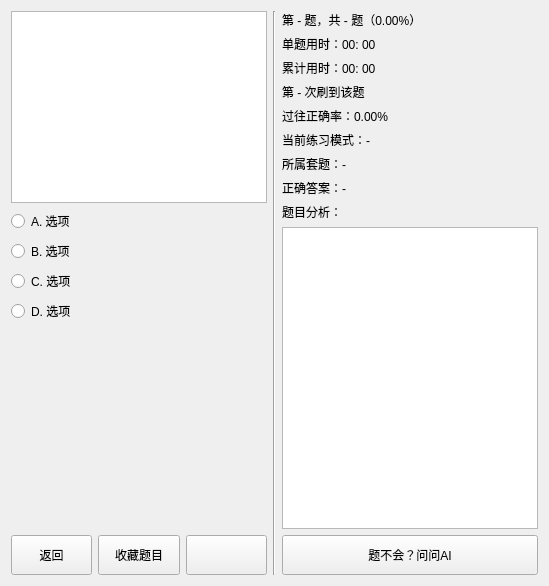
     <widget class="QWidget" name="page_5">
      <layout class="QHBoxLayout" name="horizontalLayout_35">
       <item>
        <layout class="QVBoxLayout" name="verticalLayout_13">
         <item>
          <widget class="QTextEdit" name="textEdit_9">
           <property name="readOnly">
            <bool>true</bool>
           </property>
          </widget>
         </item>
         <item>
          <widget class="QRadioButton" name="radioButton_18">
           <property name="text">
            <string>A. 选项</string>
           </property>
          </widget>
         </item>
         <item>
          <widget class="QRadioButton" name="radioButton_19">
           <property name="text">
            <string>B. 选项</string>
           </property>
          </widget>
         </item>
         <item>
          <widget class="QRadioButton" name="radioButton_20">
           <property name="text">
            <string>C. 选项</string>
           </property>
          </widget>
         </item>
         <item>
          <widget class="QRadioButton" name="radioButton_21">
           <property name="text">
            <string>D. 选项</string>
           </property>
          </widget>
         </item>
         <item>
          <widget class="QLabel" name="label_23">
           <property name="minimumSize">
            <size>
             <width>0</width>
             <height>200</height>
            </size>
           </property>
           <property name="font">
            <font>
             <pointsize>50</pointsize>
            </font>
           </property>
           <property name="text">
            <string/>
           </property>
           <property name="alignment">
            <set>Qt::AlignmentFlag::AlignCenter</set>
           </property>
          </widget>
         </item>
         <item>
          <layout class="QHBoxLayout" name="horizontalLayout_30">
           <item>
            <widget class="QPushButton" name="pushButton_18">
             <property name="minimumSize">
              <size>
               <width>0</width>
               <height>40</height>
              </size>
             </property>
             <property name="text">
              <string>返回</string>
             </property>
            </widget>
           </item>
           <item>
            <widget class="QPushButton" name="pushButton_19">
             <property name="minimumSize">
              <size>
               <width>0</width>
               <height>40</height>
              </size>
             </property>
             <property name="text">
              <string>收藏题目</string>
             </property>
            </widget>
           </item>
           <item>
            <widget class="QPushButton" name="pushButton_20">
             <property name="minimumSize">
              <size>
               <width>0</width>
               <height>40</height>
              </size>
             </property>
             <property name="text">
              <string/>
             </property>
            </widget>
           </item>
          </layout>
         </item>
        </layout>
       </item>
       <item>
        <widget class="Line" name="line">
         <property name="orientation">
          <enum>Qt::Orientation::Vertical</enum>
         </property>
        </widget>
       </item>
       <item>
        <layout class="QVBoxLayout" name="verticalLayout_12">
         <item>
          <widget class="QLabel" name="label_14">
           <property name="text">
            <string>第 - 题，共 - 题（0.00%）</string>
           </property>
          </widget>
         </item>
         <item>
          <widget class="QLabel" name="label_15">
           <property name="text">
            <string>单题用时：00: 00</string>
           </property>
          </widget>
         </item>
         <item>
          <widget class="QLabel" name="label_16">
           <property name="text">
            <string>累计用时：00: 00</string>
           </property>
          </widget>
         </item>
         <item>
          <widget class="QLabel" name="label_17">
           <property name="text">
            <string>第 - 次刷到该题</string>
           </property>
          </widget>
         </item>
         <item>
          <widget class="QLabel" name="label_18">
           <property name="text">
            <string>过往正确率：0.00%</string>
           </property>
          </widget>
         </item>
         <item>
          <widget class="QLabel" name="label_19">
           <property name="text">
            <string>当前练习模式：-</string>
           </property>
          </widget>
         </item>
         <item>
          <layout class="QHBoxLayout" name="horizontalLayout_34">
           <item>
            <widget class="QLabel" name="label_20">
             <property name="text">
              <string>所属套题：-</string>
             </property>
            </widget>
           </item>
          </layout>
         </item>
         <item>
          <widget class="QLabel" name="label_21">
           <property name="text">
            <string>正确答案：-</string>
           </property>
          </widget>
         </item>
         <item>
          <widget class="QLabel" name="label_22">
           <property name="text">
            <string>题目分析：</string>
           </property>
          </widget>
         </item>
         <item>
          <widget class="QTextEdit" name="textEdit_10">
           <property name="readOnly">
            <bool>true</bool>
           </property>
          </widget>
         </item>
         <item>
          <widget class="QPushButton" name="pushButton_21">
           <property name="minimumSize">
            <size>
             <width>0</width>
             <height>40</height>
            </size>
           </property>
           <property name="text">
            <string>题不会？问问AI</string>
           </property>
          </widget>
         </item>
        </layout>
       </item>
      </layout>
     </widget>
